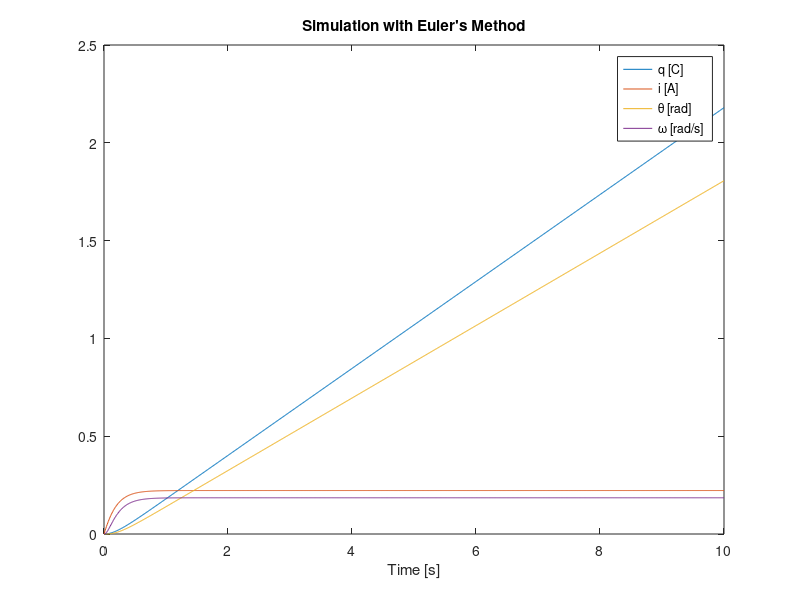
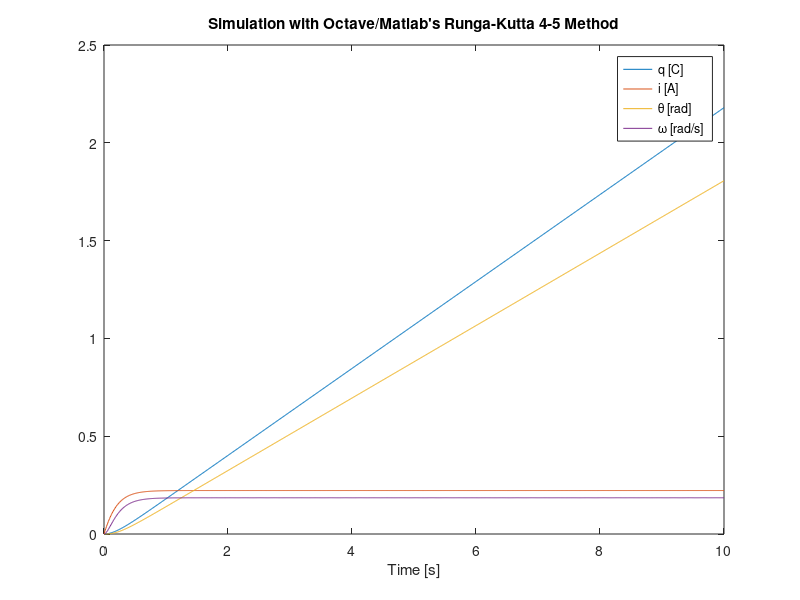

MATLAB code to generate these figures, in order:
%% This file demonstrates how to do basic simulation of the first order
%% differential % equations of a simple DC motor model.

% This file contains three functions. The first function in the file will be
% the primary function that calls the other two functions defined below.

function simulate_dc_motor()
    % The system has four state variables and here the initial condition for
    % each state variable is set. Feel free to try out different initial
    % conditions.
    % x = [q, i, theta, omega]
    x0 = [0, 0, 0, 0];

    % Create a vector of time values that we desire to know x(t) at. The
    % larger the number of values, the more accurate the result is, but the
    % slower the integration runs. Try changing the time step (deltat) to
    % see the affects on the results.
    t = linspace(0, 10, 1000);

    % Call a function that integrates the system's equations and returns
    % x(t).
    % The @ is required to pass in functions to other functions, i.e. a
    % function name is not a standard variable name.
    [t, x] = euler_integrate(@f, t, x0);

    % Plot the results. Always label x and y axis and provide units! Note
    % that Octave/Matlab can render mathematical symbols using LaTeX
    % notation.
    figure(1);
    plot(t, x);
    title('Simulation with Euler''s Method');
    xlabel('Time [s]');
    legend('q [C]', 'i [A]', '\theta [rad]', '\omega [rad/s]');

    % We wrote our own integration function here, but Octave/Matlab includes
    % many better integration routines that can handle certain ODEs more
    % carefully, ensuring accurate results. For example ode45() works just
    % like euler_integrate() but uses the Runga-Kutta 4-5 integration
    % algorithm. This is a good algorithm for most non-stiff system
    % equations and will work with most of the models in this class. You use
    % it like so:
    [t, x] = ode45(@f, t, x0);

    % You should get almost exactly the same results as the custom
    % integration function:
    figure(2);
    plot(t, x);
    title('Simulation with Octave/Matlab''s Runga-Kutta 4-5 Method');
    xlabel('Time [s]');
    legend('q [C]', 'i [A]', '\theta [rad]', '\omega [rad/s]');
end

function [t, x] = euler_integrate(f, t, x0)
    % EULER_INTEGRATE - Integrates a set of first order ordinary
    % differential equations using Euler's integration method.
    %
    % Syntax: [t, x] = euler_integrate(f, t, x0)
    %
    % Inputs:
    %   f - An anonymous function that evaluates the right hand side of the
    %       first order ordinary differential equations, i.e. dx/dt. The
    %       function must follow the syntax dxdt = f(t, x) and return a size
    %       1xm vector where t is size 1x1 and x is size 1xm.
    %   t - Vector of monotonically increasing time values. [size 1xn]
    %   x0 - Vector a initial conditions for the states. [size 1xm]
    % Outputs:
    %   t - Vector of monotonically increasing time values (same as the
    %       input t). [size 1xn]
    %   x - Matrix of state values as a function of time. [size nxm]

    % Create an "empty" matrix to hold the results n x m.
    x = nan * ones(length(t), length(x0));

    % Set the initial conditions to the first element.
    x(1, :) = x0;

    % Use a for loop to sequentially calculate each new x.
    for i = 2:length(t)
        deltat = t(i) - t(i-1);
        x(i, :) = x(i - 1, :) + deltat * f(t(i - 1), x(i - 1, :));
    end

end

function xdot = f(t, x)
    % F - Returns the time derivative of the states.
    %
    % Syntax: xdot = f(t, x)
    %
    % Inputs:
    %   t - A scalar value of time, size 1x1.
    %   x - State vector at time t, size 1xm were m is the number of states.
    % Outputs:
    %   xdot - Time derivative of the states at time t, size 1xm.

    % Extract the state variables so we can use the variable names we want.
    q = x(1);
    i = x(2);
    theta = x(3);
    omega = x(4);

    % Declare the constants. Make sure units are compatible!
    L = 0.5;  % motor inductance [H]
    Rw = 1.0;  % motor winding resistance [Ohm]
    ktau = 1.5;  % motor torque constant [N*m/A]
    b = 1.8;  % Rotor viscous friction [N*m*s]
    J = 0.1;  % Rotor inertia [kg*m^2]

    % Initialize the empty vector for the derivative of the states. [1xm]
    xdot = nan * zeros(1, length(x));

    % The voltage is the source effort in this system. So we can specify what we
    % want it to be.
    % Example 1, constant voltage:
    V = 0.5;
    % Uncomment the following two examples to try them out.
    % Example 2, sinusoidal voltage (function of time):
    %V = 0.5*sin(pi*t);
    % Example 3, voltage switches on at 1 second (also function of time):
%    if t < 1
%        V = 0;
%    else
%        V = 0.5;
%    end

    % Fill the derivative entries based on the system's equations.
    xdot(1) = i;
    xdot(2) = (-Rw*i - ktau*omega + V) / L;
    xdot(3) = omega;
    xdot(4) = (-b*omega + ktau*i) / J;

end
